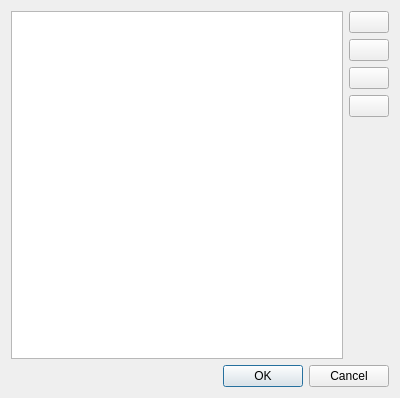
<?xml version="1.0" encoding="UTF-8"?>
<ui version="4.0">
 <class>Dialog</class>
 <widget class="QDialog" name="Dialog">
  <property name="geometry">
   <rect>
    <x>0</x>
    <y>0</y>
    <width>400</width>
    <height>398</height>
   </rect>
  </property>
  <property name="windowTitle">
   <string>Categories</string>
  </property>
  <property name="windowIcon">
   <iconset resource="../../../../../nucentral-edenwall/trunk/resources/edenwall.qrc">
    <normaloff>:icons/appicon.png</normaloff>:icons/appicon.png</iconset>
  </property>
  <layout class="QGridLayout" name="gridLayout">
   <item row="0" column="0" rowspan="6">
    <widget class="QListWidget" name="categories_list">
     <property name="alternatingRowColors">
      <bool>true</bool>
     </property>
    </widget>
   </item>
   <item row="0" column="1">
    <widget class="QPushButton" name="add_button">
     <property name="text">
      <string/>
     </property>
     <property name="icon">
      <iconset resource="../../../../../nucentral-edenwall/trunk/resources/edenwall.qrc">
       <normaloff>:/icons/add.png</normaloff>:/icons/add.png</iconset>
     </property>
    </widget>
   </item>
   <item row="1" column="1">
    <widget class="QPushButton" name="del_button">
     <property name="text">
      <string/>
     </property>
     <property name="icon">
      <iconset resource="../../../../../nucentral-edenwall/trunk/resources/edenwall.qrc">
       <normaloff>:/icons/delete.png</normaloff>:/icons/delete.png</iconset>
     </property>
    </widget>
   </item>
   <item row="6" column="0" colspan="2">
    <widget class="QDialogButtonBox" name="buttonBox">
     <property name="orientation">
      <enum>Qt::Horizontal</enum>
     </property>
     <property name="standardButtons">
      <set>QDialogButtonBox::Cancel|QDialogButtonBox::Ok</set>
     </property>
    </widget>
   </item>
   <item row="3" column="1">
    <widget class="QPushButton" name="down_button">
     <property name="text">
      <string/>
     </property>
     <property name="icon">
      <iconset resource="../../../../../nucentral-edenwall/trunk/resources/edenwall.qrc">
       <normaloff>:/icons/down.png</normaloff>:/icons/down.png</iconset>
     </property>
    </widget>
   </item>
   <item row="2" column="1">
    <widget class="QPushButton" name="up_button">
     <property name="text">
      <string/>
     </property>
     <property name="icon">
      <iconset resource="../../../../../nucentral-edenwall/trunk/resources/edenwall.qrc">
       <normaloff>:/icons/up.png</normaloff>:/icons/up.png</iconset>
     </property>
    </widget>
   </item>
  </layout>
 </widget>
 <resources>
  <include location="../../../../../nucentral-edenwall/trunk/resources/edenwall.qrc"/>
 </resources>
 <connections>
  <connection>
   <sender>buttonBox</sender>
   <signal>accepted()</signal>
   <receiver>Dialog</receiver>
   <slot>accept()</slot>
   <hints>
    <hint type="sourcelabel">
     <x>248</x>
     <y>254</y>
    </hint>
    <hint type="destinationlabel">
     <x>157</x>
     <y>274</y>
    </hint>
   </hints>
  </connection>
  <connection>
   <sender>buttonBox</sender>
   <signal>rejected()</signal>
   <receiver>Dialog</receiver>
   <slot>reject()</slot>
   <hints>
    <hint type="sourcelabel">
     <x>316</x>
     <y>260</y>
    </hint>
    <hint type="destinationlabel">
     <x>286</x>
     <y>274</y>
    </hint>
   </hints>
  </connection>
 </connections>
</ui>
